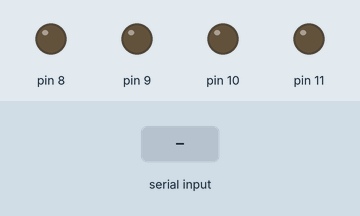
Bench run of a sketch on a simulated Arduino Uno, built with avr-gcc and run on an emulated ATmega328P. On the bench: output pins drawn as LEDs (lit = HIGH). The test bench sets the inputs (shaded band). What the sketch prints to the serial monitor is not drawn.

Above: at 1.2 s.
1.3 s: "1" received over Serial
At 4.1 s:
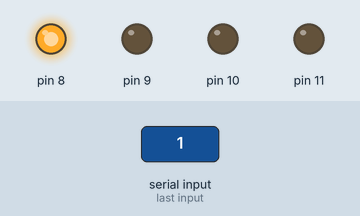
4.3 s: "0" received over Serial
At 10.0 s:
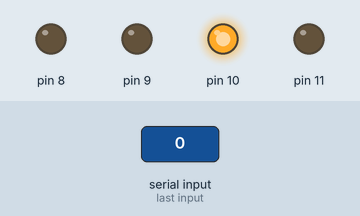
Timing chart, 0 to 11.5 s (numbered marks = the images above; inputs shaded):
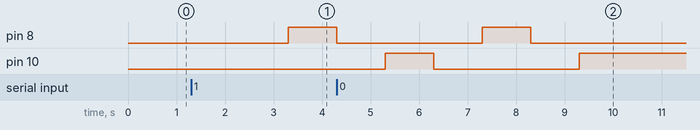

The sketch:

Final_Control_WithoutDC_.ino
```cpp
int i=0;
String temp;
int d=0;
float a=0.0;

void setup(){
  Serial.begin(9600);
  pinMode(8,1);
  pinMode(9,1);
  pinMode(10,1);
  pinMode(11,1);
  Serial.write('1');
  //delay(10000);
}

void loop(){
  if(Serial.available()>0){
    while(Serial.available()>0){
      temp=Serial.readString();
    }
    for(int i=0; i<6; i++){
      if(i<3){
        d=+temp[i]*pow(10,2-i);
      }
      else{
        a+=temp[i]*pow(10,5-i);
      }
    }
    //going to specified position
    digitalWrite(10,0);
    for(int i=0; i<d*2.1*100/18; i++){
      digitalWrite(11,1);
      delay(10);
      digitalWrite(11,0);
      delay(10);
    }
    delay(1000);
    //aiming at specified angle
    digitalWrite(8,1);
    for(int i=0; i<int(a*100/180); i++){
      digitalWrite(9,1);
      delay(50);
      digitalWrite(9,0);
      delay(50);
    }
    //This part is for automatic shot through L293D controlled DC Motor
    /*delay(10000);
    digitalWrite(2,1);
    digitalWrite(3,0);
    delay(200);
    digitalWrite(2,0);
    digitalWrite(3,0);
    */
    delay(1000);
    //returning to original angle
    digitalWrite(8,0);
    for(int i=0; i<int(a*100/180); i++){
      digitalWrite(9,1);
      delay(50);
      digitalWrite(9,0);
      delay(50);
    }
    delay(1000);
    //returning to original position
    digitalWrite(10,1);
    for(int i=0; i<d*2.1*100/18; i++){
      digitalWrite(11,1);
      delay(10);
      digitalWrite(11,0);
      delay(10);
    }
  }
  Serial.write('0');
}
```

Measured:
- after the input at 1.3 s, pin 8: LOW → HIGH after 2.0 s
